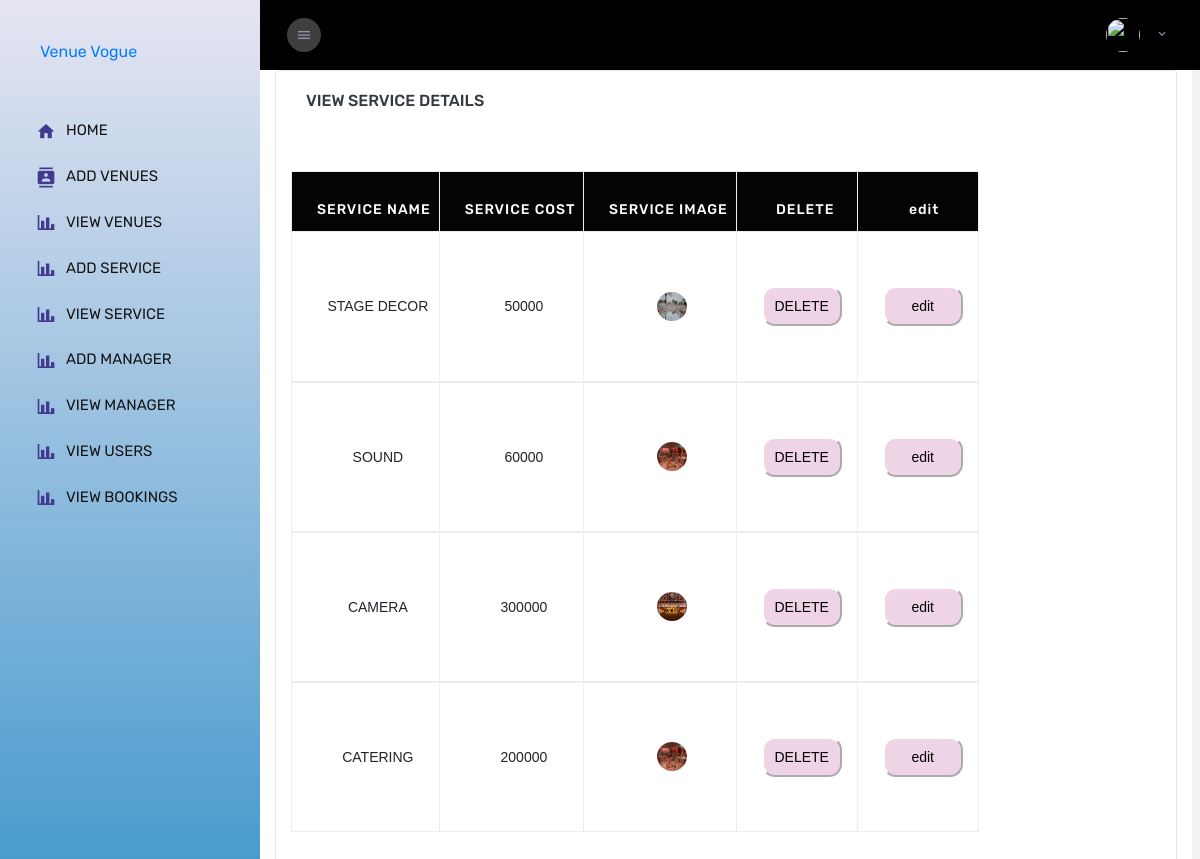
Screenshot of /admin_app/viewservice/ with the database file from the repository.
### Adminapp/models.py (models this page shows)
class Servicedb(models.Model):
    sname=models.CharField(max_length=30)
    cost=models.CharField(max_length=30)
    service_image=models.ImageField(upload_to='Service', default='null.jpg')

### Adminapp/views.py (the view)
# urls.py: path('viewservice/',views.viewservice,name='viewservice'),
def viewservice(request):
    data=Servicedb.objects.all()
    return render(request,'viewService.html',{'data':data})

### Adminapp/templates/viewService.html (shortened to what this page needs)
{% extends 'venueadmin.html' %}
{% block content %}
</head>
<body>
<div class="col-lg-12 grid-margin stretch-card">
    <div class="card">
      <div class="card-body" style="width: 900px; ">
        <h4 class="card-title">VIEW SERVICE DETAILS</h4>
        <div class="table-responsive" >
          <table class="table table-bordered" style="width: 200px;">
            <thead >
              <tr>
                <th>SERVICE NAME&ensp;</th>
                <TH>SERVICE COST&ensp;</TH>
                <TH>SERVICE IMAGE&ensp;</TH>
                <th>DELETE&ensp;</th>
                <th>edit &ensp;</th>&ensp;
              </tr>
            </thead>
            {% for i in data %}
            <tbody>
                <tr>
                    <td>{{ i.sname }}</td>
                    <td>{{ i.cost }}</td>
                    <td><img src="{{ i.service_image.url }}" width="80px"  height="90px"></td>
                    <td ><a href="{% url 'deleteservice' id=i.id %}"><button type="button" class="btn1">DELETE</button></a></td>
                     <td ><a href="{% url 'editservice' id=i.id %}"><button type="button" class="btn1">edit</button></a></td>
                </tr>
            </tbody>
            {% endfor %}
          </table>
        </div>
      </div>
    </div>
  </div>
{% endblock %}

### Adminapp/templates/viewService.html (style rules this page uses)
.table { border-collapse:collapse; width: 99%; height: 100%; padding: 30px; margin-top: 30px; border-radius: 13px; text-align: center; vertical-align: middle; margin-left: -15px; }
th { background-color: rgb(3, 4, 3); color: white; border: 1px solid rgb(190, 190, 190); height: 60px; width: 100px; letter-spacing: 1px; text-align: center; }
td { height: 150px; width: 3px; font-size: 14px; font-family: arial; }
.btn1 { border-radius: 13px; width: 80px; height: 40px; background-color: rgb(238, 212, 229); border-color: white; cursor: pointer; margin-right: 15px; }

### rows the page displays
Servicedb: sname "STAGE DECOR", cost "50000", service_image (picture)
Servicedb: sname "SOUND", cost "60000", service_image (picture)
Servicedb: sname "CAMERA", cost "300000", service_image (picture)
Servicedb: sname "CATERING", cost "200000", service_image (picture)
